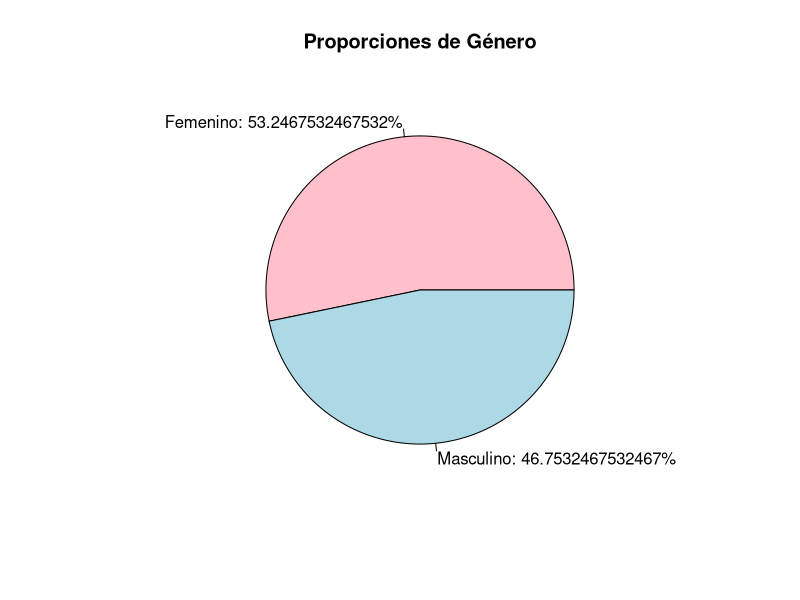
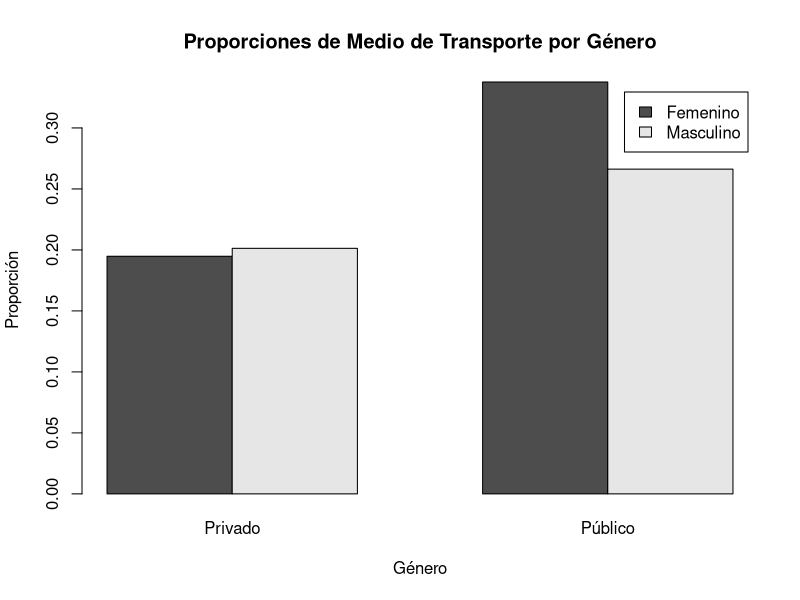
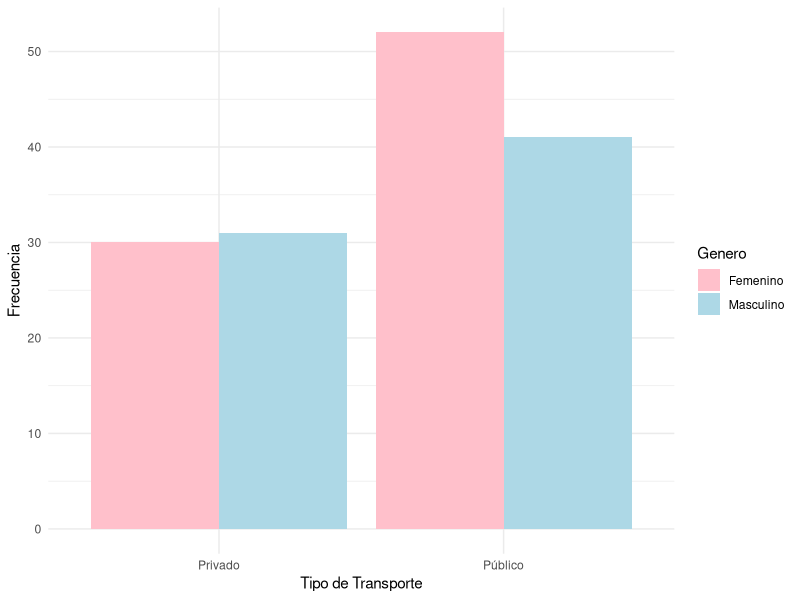
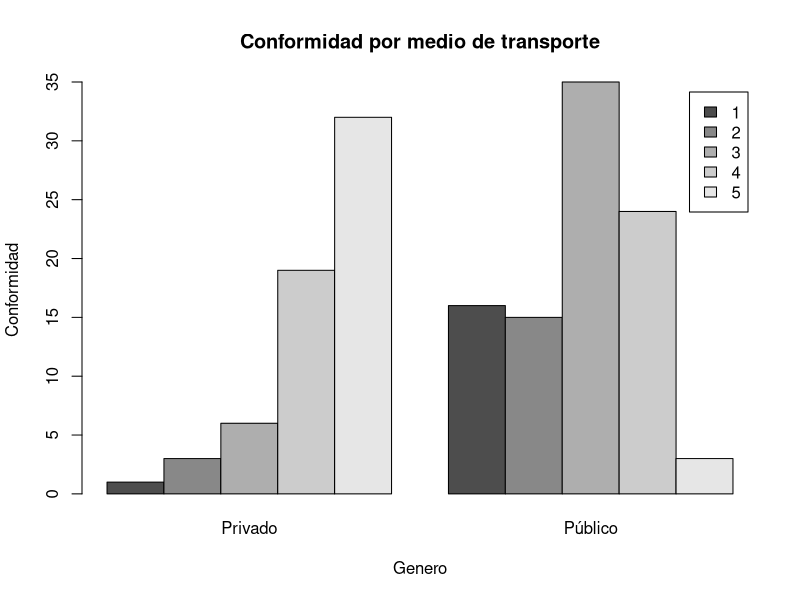
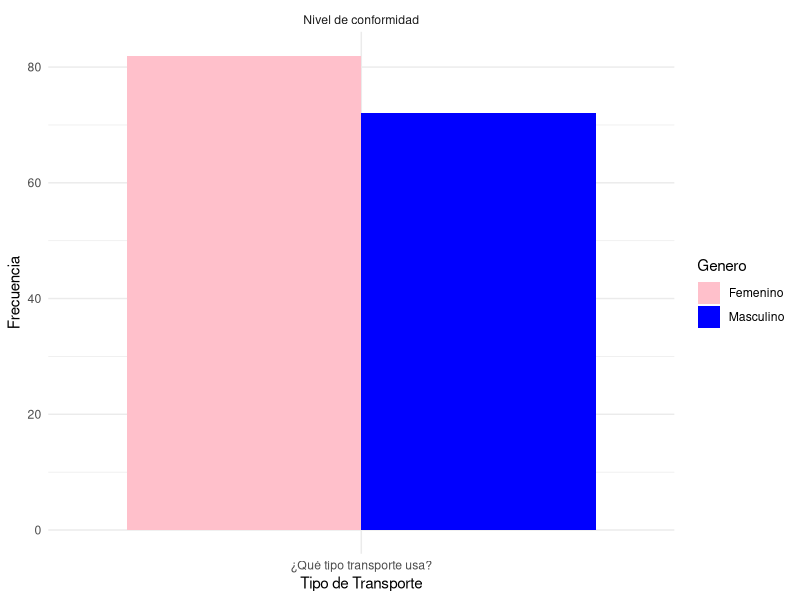

These figures' R source, in order:
## ---- chunk 1
 library(readxl)
 library(ggplot2)
 dr = read_excel("ENCUESTA MOVILIDAD(1-154).xlsx")
 dr
 #Borrar las columnas innecesarias generadas por Microsoft Forms
 dr = dr[, -c(1)]
 generos = table(dr$`Genero `)
 
 
 proporciones_Genero = prop.table(generos)
 
 # Crear un gráfico de torta para mostrar la proporcion en genero
  etiquetas = paste0(names(proporciones_Genero), ": ", proporciones_Genero * 100, "%")
  graficaGeneros = pie(proporciones_Genero, col = c("pink", "lightblue"), main = "Proporciones de Género", labels = etiquetas)


relacionMedioTrans_Genero = table(dr$`Genero `, dr$`¿Qué tipo transporte usa?`)
prop.table(relacionMedioTrans_Genero)
prop_relacionMedioTrans_Genero = prop.table(relacionMedioTrans_Genero)

barplot(prop_relacionMedioTrans_Genero, beside = TRUE, legend.text = TRUE, main = "Proporciones de Medio de Transporte por Género", xlab = "Género", ylab = "Proporción")

# Calcular la proporción de Medio de Transporte por Género
prop_relacionMedioTrans_Genero = prop.table(table(dr$`Genero `, dr$`¿Qué tipo transporte usa?`))








# Relación entre medio de transporte y género

ggplot(dr, aes(x = `¿Qué tipo transporte usa?`, fill = `Genero `)) +
  geom_bar(position = "dodge") +
  labs(
    x = "Tipo de Transporte",
    y = "Frecuencia") +
  scale_fill_manual(values = c("pink", "lightblue")) +
  theme_minimal()


#Relacion entre nivel de conformidad y tiempo que tarda

barplot(table(dr$'Nivel de conformidad',dr$'¿Qué tipo transporte usa?'),beside = TRUE, legend.text = TRUE,main = "Conformidad por medio de transporte",xlab = "Genero", ylab="Conformidad")

# Conformidad por tipo de transporte y genero
ggplot(dr, aes(x = '¿Qué tipo transporte usa?', fill = `Genero `)) +
  geom_bar(position = "dodge") +
  facet_wrap(~ 'Nivel de conformidad') +
  labs(
       x = "Tipo de Transporte",
       y = "Frecuencia") +
  scale_fill_manual(values = c("pink", "blue")) +
  theme_minimal()
 
